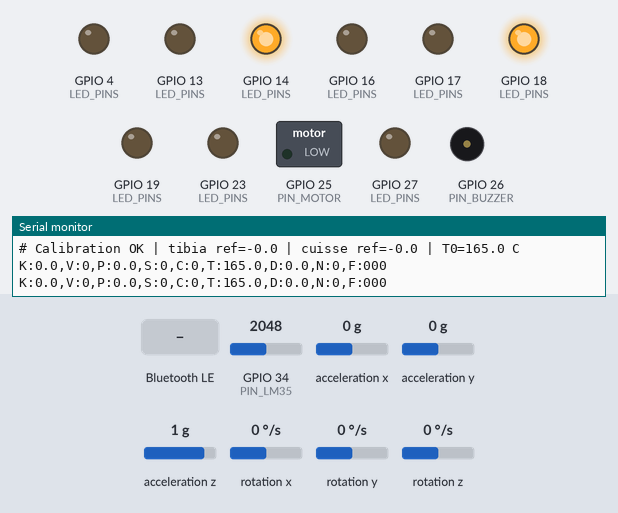
This sketch was run on a simulated ESP32. Parts: switched loads named in the sketch (green lamp = pin HIGH), output pins drawn as LEDs (lit = HIGH), buzzer (waves = sounding, pin HIGH), the last lines printed to the serial monitor. Wiring (inferred from the names in the program): MPU-6050 motion sensor at I2C address 0x68; MPU-6050 motion sensor at I2C address 0x69. Inputs (shaded band) come from the test bench; at power-on: GPIO 34 (PIN_LM35) = 2048, acceleration x 0 g, acceleration y 0 g, acceleration z 1 g, rotation x 0 °/s, rotation y 0 °/s, rotation z 0 °/s (analog values on the 0–4095 scale). Nothing arrives over Bluetooth unless stated; a phone connects over Bluetooth LE 3 s after start.

Above: at 4.0 s.
4.1 s: GPIO 34 (PIN_LM35) set to 2095
At 6.99 s:
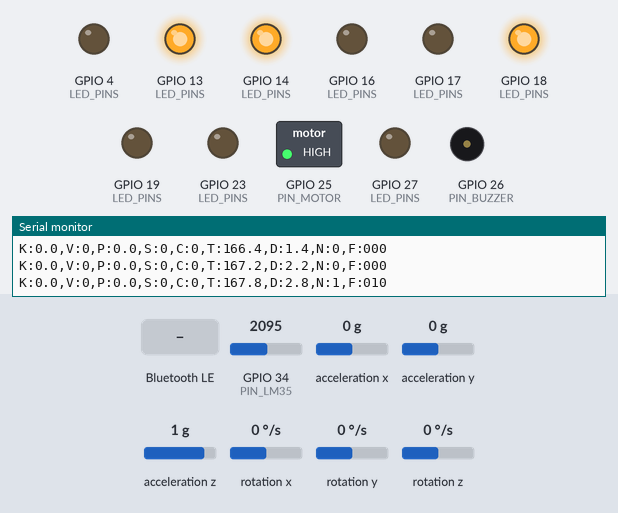
7.1 s: Bluetooth LE write "C" received
At 8.4 s:
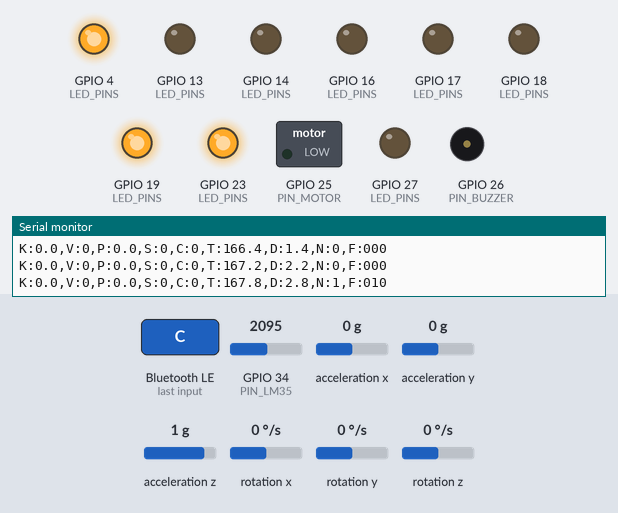
8.7 s: Bluetooth LE write "c" received
At 10.0 s:
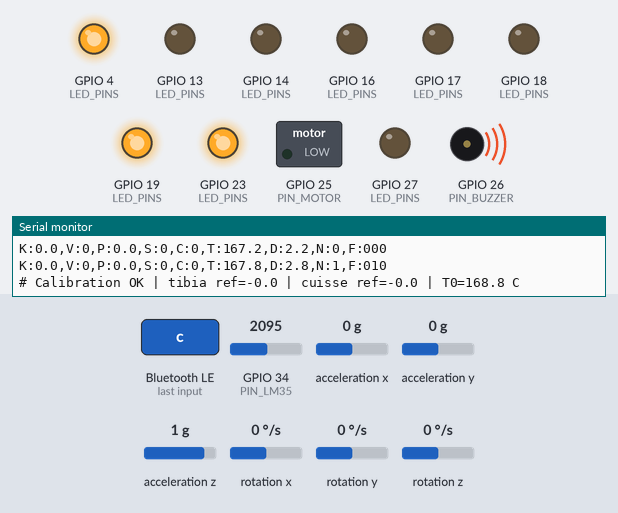
Timing chart, 0 to 14.3 s (numbered marks = the images above; inputs shaded):
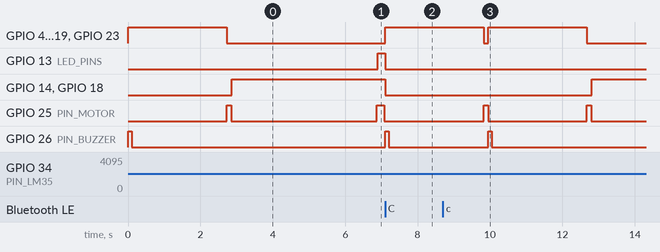

The sketch:

worksafe_v2.ino
```cpp
/*
  WORKSAFE v2 - Firmware embarque ESP32
  Materiel : ESP32, 2 x MPU-6050 (tibia 0x68 / cuisse 0x69), LM35, moteur vibrant (+ transistor),
             buzzer actif, 3 LED RGB, batterie Li-Po + TP4056

  Fonctions :
   - Angle reel du genou (cuisse/tibia), vitesse angulaire, hyperextension
   - Chocs, foulees, cadence (MPU tibia)
   - Fatigue : hausse des chocs, baisse d'amplitude de flexion, baisse de cadence
   - Echauffement (LM35)
   - Instabilite laterale (rotation hors plan sagittal)
   - Decision : danger si 1 indicateur critique OU 2 indicateurs en attention
   - Alertes : LED RGB, moteur vibrant, buzzer
   - BLE (Nordic UART) : trame 1 Hz + commandes 'C' (calibration) et 'M' (mute)
   - Log CSV pour dataset IA

  Si le MPU cuisse (0x69) est absent : mode 1 capteur (angle = inclinaison du tibia).
  Aucune bibliotheque externe a installer.
*/
#include <Arduino.h>
#include <Wire.h>
#include <BLEDevice.h>
#include <BLEServer.h>
#include <BLEUtils.h>
#include <BLE2902.h>

// ===================== OPTIONS =====================
#define USE_MOTOR         1   // moteur vibrant branche (transistor + 1k)
#define USE_RGB           1   // LED RGB branchees (resistance sur la patte commune)
#define LED_COMMON_ANODE  0   // 0 = cathode commune, 1 = anode commune
#define BUZZER_ON_WARN    0   // 1 = le buzzer sonne aussi au niveau ATTENTION
#define USE_BATT_SENSE    0   // 1 = diviseur 100k/100k sur GPIO35
#define KNEE_SIGN         1   // mettre -1 si l'angle diminue quand tu fléchis le genou
#define LOG_CSV           0   // 1 = log CSV sur Serial (dataset IA)
#define LOG_CSV_DIV       4   // 1 ligne toutes les 4 mesures (50 Hz)

// ===================== BROCHES =====================
#define PIN_SDA     21
#define PIN_SCL     22
#define PIN_LM35    34
#define PIN_VBAT    35
#define PIN_MOTOR   25
#define PIN_BUZZER  26
// LED RGB : {R, G, B}   LED1 = niveau, LED2 = BLE, LED3 = systeme / foulees
const uint8_t LED_PINS[3][3] = {{13, 14, 27}, {16, 17, 18}, {19, 23, 4}};

// ===================== SEUILS (a calibrer par athlete) =====================
#define STEP_G           2.0f    // detection d'une foulee (g, tibia)
#define IMPACT_G         3.0f    // comptage des chocs
#define PEAK_WARN_G      5.0f
#define PEAK_DANGER_G    8.0f
#define ANGLE_WARN       120.0f  // flexion (deg)
#define ANGLE_DANGER     140.0f
#define HYPER_WARN       -5.0f   // hyperextension (deg)
#define HYPER_DANGER     -10.0f
#define VEL_WARN         700.0f  // vitesse angulaire du genou (deg/s)
#define VEL_DANGER       900.0f
#define LAT_WARN         300.0f  // rotation hors plan sagittal (deg/s)
#define LAT_DANGER       500.0f
#define DT_WARN          2.5f    // echauffement vs repos (C)
#define DT_DANGER        4.0f
#define BASE_STRIDES     100     // foulees pour fixer la reference de fatigue
#define FAT_PEAK_WARN    25.0f   // hausse des chocs (%)
#define FAT_PEAK_DANGER  50.0f
#define FAT_AMP_WARN     15.0f   // baisse d'amplitude de flexion (%)
#define FAT_AMP_DANGER   25.0f
#define FAT_CAD_WARN     10.0f   // baisse de cadence (%)
#define FAT_CAD_DANGER   20.0f

#define RAD2DEG 57.2958f

// ===================== IMU =====================
struct Imu {
  uint8_t addr; bool ok;
  float ax, ay, az, gx, gy, gz;
  float bx, by, bz;          // biais gyro
  float raw, ref, ang;       // angle brut, reference, angle relatif
};
Imu shank = {0x68, false};   // tibia  (AD0 -> GND)
Imu thigh = {0x69, false};   // cuisse (AD0 -> 3V3)

// (struct Hold declaree ici, avant toute fonction : exigence du pre-processeur Arduino)
struct Hold { uint8_t lvl; unsigned long until; };

void mpuWrite(uint8_t a, uint8_t reg, uint8_t val) {
  Wire.beginTransmission(a); Wire.write(reg); Wire.write(val); Wire.endTransmission();
}
bool mpuInit(Imu &m) {
  Wire.beginTransmission(m.addr);
  if (Wire.endTransmission() != 0) return false;
  mpuWrite(m.addr, 0x6B, 0x00);   // reveil
  mpuWrite(m.addr, 0x1A, 0x01);   // filtre ~184 Hz
  mpuWrite(m.addr, 0x19, 0x04);   // 1 kHz / 5 = 200 Hz
  mpuWrite(m.addr, 0x1B, 0x18);   // gyro  +-2000 deg/s -> 16.4 LSB
  mpuWrite(m.addr, 0x1C, 0x18);   // accel +-16 g       -> 2048 LSB/g
  return true;
}
bool mpuRead(Imu &m) {
  Wire.beginTransmission(m.addr); Wire.write(0x3B);
  if (Wire.endTransmission(false) != 0) return false;
  if (Wire.requestFrom(m.addr, (uint8_t)14) != 14) return false;
  int16_t v[7];
  for (int i = 0; i < 7; i++) { uint8_t hi = Wire.read(); uint8_t lo = Wire.read(); v[i] = (hi << 8) | lo; }
  m.ax = v[0] / 2048.0f; m.ay = v[1] / 2048.0f; m.az = v[2] / 2048.0f;
  m.gx = v[4] / 16.4f - m.bx; m.gy = v[5] / 16.4f - m.by; m.gz = v[6] / 16.4f - m.bz;
  return true;
}
float wrap180(float a) { while (a > 180) a -= 360; while (a < -180) a += 360; return a; }

// Filtre complementaire : rotation autour de l'axe Y du module (axe du genou)
void updateAngle(Imu &m, float dt) {
  float mag = sqrtf(m.ax * m.ax + m.ay * m.ay + m.az * m.az);
  float acc = atan2f(-m.ax, m.az) * RAD2DEG;
  m.raw += m.gy * dt;
  if (mag > 0.7f && mag < 1.3f) m.raw += 0.02f * wrap180(acc - m.raw);
  m.raw = wrap180(m.raw);
  m.ang = wrap180(m.raw - m.ref);
}

// ===================== ETAT =====================
float tempC = 30, baseTemp = 30;
float knee = 0, kneeVel = 0, latRate = 0, vbat = 0;
float peakMax = 0, lastPeak = 0, strideMaxFlex = -999;
float pkEma = 0, ampEma = 0, ivEma = 0, basePk = 0, baseAmp = 0, baseIv = 0;
uint32_t strides = 0, impacts = 0;
bool inPeak = false, calibrating = false, mute = false;
unsigned long peakStartMs = 0, prevStartMs = 0, stepFlashUntil = 0;
unsigned long lastUs = 0;
uint8_t level = 0, lastLevel = 0, impactNew = 0;
uint16_t flags = 0;
unsigned long lastAlertMs = 0, raiseSince = 0, lowSince = 0;
volatile bool calibRequest = false;
bool bleConnected = false;
BLECharacteristic *txChar;

Hold hImp = {0, 0}, hVel = {0, 0}, hLat = {0, 0};
uint8_t holdUpdate(Hold &h, uint8_t nl, unsigned long now, unsigned long ms) {
  if (nl > 0 && nl >= h.lvl) { h.lvl = nl; h.until = now + ms; }
  else if (now >= h.until) h.lvl = nl;
  return h.lvl;
}

// ===================== SORTIES : LED / MOTEUR / BUZZER =====================
void setLed(uint8_t i, bool r, bool g, bool b) {
#if USE_RGB
  bool v[3] = {r, g, b};
  for (int c = 0; c < 3; c++) digitalWrite(LED_PINS[i][c], LED_COMMON_ANODE ? !v[c] : v[c]);
#endif
}
void updateLeds(unsigned long now) {
  bool b2 = (now / 250) % 2, b1 = (now / 500) % 2;
  if (calibrating) return;
  // LED1 : niveau (vert / orange / rouge clignotant)
  if (level == 0) setLed(0, 0, 1, 0); else if (level == 1) setLed(0, 1, 1, 0); else setLed(0, b2, 0, 0);
  // LED2 : BLE (bleu fixe = connecte, clignotant = en attente)
  setLed(1, 0, 0, bleConnected ? 1 : b1);
  // LED3 : erreur capteur (rouge) / foulee detectee (cyan)
  if (!shank.ok) setLed(2, b2, 0, 0);
  else if (now < stepFlashUntil) setLed(2, 0, 1, 1);
  else setLed(2, 0, 0, 0);
}

const uint16_t PAT_WARN[]   = {200};
const uint16_t PAT_DANGER[] = {150, 100, 150, 100, 400};
const uint16_t *pat; uint8_t patLen = 0, patIdx = 0;
bool patActive = false, patBuzzer = false;
unsigned long patT = 0;
void setOut(bool on) {
#if USE_MOTOR
  digitalWrite(PIN_MOTOR, on);
#endif
  digitalWrite(PIN_BUZZER, on && patBuzzer && !mute);
}
void startPattern(const uint16_t *p, uint8_t n, bool buzzer) {
  pat = p; patLen = n; patIdx = 0; patBuzzer = buzzer; patT = millis(); patActive = true; setOut(true);
}
void updatePattern() {
  if (!patActive) return;
  if (millis() - patT >= pat[patIdx]) {
    patIdx++; patT = millis();
    if (patIdx >= patLen) { patActive = false; setOut(false); }
    else setOut(patIdx % 2 == 0);
  }
}

// ===================== CAPTEURS ANALOGIQUES =====================
float readLM35() {
  uint32_t s = 0;
  for (int i = 0; i < 32; i++) s += analogReadMilliVolts(PIN_LM35);
  return (s / 32.0f) / 10.0f;
}
float readVbat() {
  uint32_t s = 0;
  for (int i = 0; i < 16; i++) s += analogReadMilliVolts(PIN_VBAT);
  return (s / 16.0f) * 2.0f / 1000.0f;
}

// ===================== CALIBRATION =====================
// Athlete debout, jambe tendue, immobile ~2 s
void calibrate() {
  calibrating = true;
  setLed(0, 0, 0, 0); setLed(1, 0, 0, 0); setLed(2, 1, 1, 1);
  digitalWrite(PIN_BUZZER, HIGH); delay(100); digitalWrite(PIN_BUZZER, LOW);
  delay(1000);
  Imu *arr[2] = {&shank, &thigh};
  for (int k = 0; k < 2; k++) { arr[k]->bx = arr[k]->by = arr[k]->bz = 0; }
  double s[2][5] = {{0}}; int n[2] = {0, 0};
  for (int i = 0; i < 200; i++) {
    for (int k = 0; k < 2; k++) {
      if (!arr[k]->ok) continue;
      if (mpuRead(*arr[k])) {
        s[k][0] += arr[k]->ax; s[k][1] += arr[k]->az;
        s[k][2] += arr[k]->gx; s[k][3] += arr[k]->gy; s[k][4] += arr[k]->gz; n[k]++;
      }
    }
    delay(5);
  }
  for (int k = 0; k < 2; k++) {
    if (n[k] == 0) continue;
    arr[k]->bx = s[k][2] / n[k]; arr[k]->by = s[k][3] / n[k]; arr[k]->bz = s[k][4] / n[k];
    arr[k]->ref = atan2f(-s[k][0] / n[k], s[k][1] / n[k]) * RAD2DEG;
    arr[k]->raw = arr[k]->ref; arr[k]->ang = 0;
  }
  baseTemp = readLM35(); tempC = baseTemp;
  strides = 0; impacts = 0; inPeak = false; strideMaxFlex = -999;
  pkEma = ampEma = ivEma = basePk = baseAmp = baseIv = 0;
  level = lastLevel = 0; raiseSince = lowSince = 0;
  hImp = {0, 0}; hVel = {0, 0}; hLat = {0, 0};
  calibrating = false;
  setLed(2, 0, 0, 0);
#if USE_MOTOR
  digitalWrite(PIN_MOTOR, HIGH); delay(120); digitalWrite(PIN_MOTOR, LOW);
#endif
  lastUs = micros();
  Serial.printf("# Calibration OK | tibia ref=%.1f | cuisse ref=%.1f | T0=%.1f C\n", shank.ref, thigh.ref, baseTemp);
}

// ===================== BLE =====================
#define UUID_SVC "6E400001-B5A3-F393-E0A9-E50E24DCCA9E"
#define UUID_RX  "6E400002-B5A3-F393-E0A9-E50E24DCCA9E"
#define UUID_TX  "6E400003-B5A3-F393-E0A9-E50E24DCCA9E"
class SrvCb : public BLEServerCallbacks {
  void onConnect(BLEServer *s) { bleConnected = true; }
  void onDisconnect(BLEServer *s) { bleConnected = false; BLEDevice::startAdvertising(); }
};
class RxCb : public BLECharacteristicCallbacks {
  void onWrite(BLECharacteristic *c) {
    auto v = c->getValue();
    if (v.length() == 0) return;
    if (v[0] == 'C' || v[0] == 'c') calibRequest = true;
    if (v[0] == 'M' || v[0] == 'm') mute = !mute;
  }
};
void initBLE() {
  BLEDevice::init("WorkSafe");
  BLEDevice::setMTU(185);
  BLEServer *srv = BLEDevice::createServer();
  srv->setCallbacks(new SrvCb());
  BLEService *svc = srv->createService(UUID_SVC);
  txChar = svc->createCharacteristic(UUID_TX, BLECharacteristic::PROPERTY_NOTIFY);
  txChar->addDescriptor(new BLE2902());
  BLECharacteristic *rx = svc->createCharacteristic(UUID_RX, BLECharacteristic::PROPERTY_WRITE);
  rx->setCallbacks(new RxCb());
  svc->start();
  BLEDevice::getAdvertising()->addServiceUUID(UUID_SVC);
  BLEDevice::startAdvertising();
}

// ===================== SETUP =====================
void setup() {
  Serial.begin(115200);
  setCpuFrequencyMhz(80);
  pinMode(PIN_MOTOR, OUTPUT);  digitalWrite(PIN_MOTOR, LOW);
  pinMode(PIN_BUZZER, OUTPUT); digitalWrite(PIN_BUZZER, LOW);
#if USE_RGB
  for (int i = 0; i < 3; i++) for (int c = 0; c < 3; c++) pinMode(LED_PINS[i][c], OUTPUT);
  for (int i = 0; i < 3; i++) setLed(i, 0, 0, 0);
#endif
  analogReadResolution(12);
  analogSetPinAttenuation(PIN_LM35, ADC_2_5db);
  analogSetPinAttenuation(PIN_VBAT, ADC_11db);

  Wire.begin(PIN_SDA, PIN_SCL);
  Wire.setClock(400000);
  shank.ok = mpuInit(shank);
  thigh.ok = mpuInit(thigh);
  while (!shank.ok) {
    Serial.println("# MPU tibia (0x68) introuvable : verifier SDA/SCL/AD0->GND");
    for (int i = 0; i < 3; i++) { setLed(2, 1, 0, 0); digitalWrite(PIN_BUZZER, HIGH); delay(100); digitalWrite(PIN_BUZZER, LOW); setLed(2, 0, 0, 0); delay(150); }
    delay(1000);
    shank.ok = mpuInit(shank);
  }
  if (!thigh.ok) Serial.println("# MPU cuisse (0x69) absent : mode 1 capteur (angle = inclinaison du tibia)");
  initBLE();
  Serial.println("# WorkSafe pret : jambe tendue, immobile, calibration en cours...");
  calibrate();
}

// ===================== LOOP =====================
void loop() {
  static unsigned long tSlow = 0, tOut = 0, tLed = 0;
  static uint32_t cnt = 0;
  unsigned long nowUs = micros();
  updatePattern();
  if (nowUs - lastUs < 5000) return;          // boucle a 200 Hz
  float dt = (nowUs - lastUs) / 1e6f; if (dt > 0.05f) dt = 0.005f;
  lastUs = nowUs;
  unsigned long now = millis();

  if (calibRequest) { calibRequest = false; calibrate(); return; }

  if (!mpuRead(shank)) return;
  if (thigh.ok) mpuRead(thigh);
  updateAngle(shank, dt);
  if (thigh.ok) {
    updateAngle(thigh, dt);
    knee = KNEE_SIGN * wrap180(shank.ang - thigh.ang);
    kneeVel = KNEE_SIGN * (shank.gy - thigh.gy);
  } else {
    knee = shank.ang; kneeVel = shank.gy;
  }
  latRate = sqrtf(shank.gx * shank.gx + shank.gz * shank.gz);
  if (knee > strideMaxFlex) strideMaxFlex = knee;

  // ---- Foulees et chocs (accelerometre du tibia) ----
  float mag = sqrtf(shank.ax * shank.ax + shank.ay * shank.ay + shank.az * shank.az);
  if (!inPeak) {
    if (mag > STEP_G && now - peakStartMs > 250) {
      inPeak = true; peakMax = mag; prevStartMs = peakStartMs; peakStartMs = now;
      stepFlashUntil = now + 60;
    }
  } else {
    if (mag > peakMax) peakMax = mag;
    if (mag < STEP_G * 0.8f) {
      inPeak = false; lastPeak = peakMax; strides++;
      float amp = strideMaxFlex; strideMaxFlex = -999;
      unsigned long iv = peakStartMs - prevStartMs;
      if (strides == 1) { pkEma = peakMax; ampEma = amp; }
      else {
        pkEma = 0.9f * pkEma + 0.1f * peakMax;
        ampEma = 0.9f * ampEma + 0.1f * amp;
        if (iv > 200 && iv < 2500) ivEma = (ivEma == 0) ? iv : 0.9f * ivEma + 0.1f * iv;
      }
      if (strides == BASE_STRIDES) { basePk = pkEma; baseAmp = ampEma; baseIv = ivEma; }
      if (peakMax > IMPACT_G) impacts++;
      impactNew = peakMax > PEAK_DANGER_G ? 2 : (peakMax > PEAK_WARN_G ? 1 : 0);
    }
  }

  // ---- Mesures lentes (2 Hz) ----
  if (now - tSlow >= 500) {
    tSlow = now;
    tempC = 0.8f * tempC + 0.2f * readLM35();
#if USE_BATT_SENSE
    vbat = readVbat();
#endif
  }
  float dT = tempC - baseTemp;
  float cadence = ivEma > 0 ? 60000.0f / ivEma : 0;   // foulees/min de la jambe equipee

  // ---- Niveaux par indicateur ----
  uint8_t lv[9] = {0};
  lv[0] = knee > ANGLE_DANGER ? 2 : (knee > ANGLE_WARN ? 1 : 0);
  lv[1] = knee < HYPER_DANGER ? 2 : (knee < HYPER_WARN ? 1 : 0);
  lv[2] = holdUpdate(hVel, fabsf(kneeVel) > VEL_DANGER ? 2 : (fabsf(kneeVel) > VEL_WARN ? 1 : 0), now, 800);
  lv[3] = holdUpdate(hImp, impactNew, now, 3000); impactNew = 0;
  lv[4] = dT >= DT_DANGER ? 2 : (dT >= DT_WARN ? 1 : 0);
  lv[5] = holdUpdate(hLat, latRate > LAT_DANGER ? 2 : (latRate > LAT_WARN ? 1 : 0), now, 800);
  bool running = strides > 0 && (now - peakStartMs < 5000);
  if (running && strides >= BASE_STRIDES && basePk > 0) {
    float pr = (pkEma / basePk - 1.0f) * 100.0f;
    lv[6] = pr >= FAT_PEAK_DANGER ? 2 : (pr >= FAT_PEAK_WARN ? 1 : 0);
    if (baseAmp > 20.0f) {
      float ad = (1.0f - ampEma / baseAmp) * 100.0f;
      lv[7] = ad >= FAT_AMP_DANGER ? 2 : (ad >= FAT_AMP_WARN ? 1 : 0);
    }
    if (baseIv > 0 && ivEma > 0) {
      float cd = (1.0f - baseIv / ivEma) * 100.0f;      // intervalle plus long = cadence plus basse
      lv[8] = cd >= FAT_CAD_DANGER ? 2 : (cd >= FAT_CAD_WARN ? 1 : 0);
    }
  }
  int nD = 0, nW = 0; flags = 0;
  for (int i = 0; i < 9; i++) { if (lv[i] == 2) nD++; if (lv[i] == 1) nW++; if (lv[i]) flags |= (1 << i); }
  uint8_t raw = (nD >= 1 || nW >= 2) ? 2 : (nW == 1 ? 1 : 0);

  // ---- Anti-rebond : montee confirmee 0.5 s, descente confirmee 2 s ----
  if (raw > level) {
    lowSince = 0; if (raiseSince == 0) raiseSince = now;
    if (now - raiseSince >= 500) { level = raw; raiseSince = 0; }
  } else if (raw < level) {
    raiseSince = 0; if (lowSince == 0) lowSince = now;
    if (now - lowSince >= 2000) { level = raw; lowSince = 0; }
  } else { raiseSince = lowSince = 0; }

  // ---- Alertes ----
  if (level > lastLevel) {
    startPattern(level == 2 ? PAT_DANGER : PAT_WARN, level == 2 ? 5 : 1, level == 2 || BUZZER_ON_WARN);
    lastAlertMs = now;
  } else if (level == 2 && now - lastAlertMs > 10000 && !patActive) {
    startPattern(PAT_DANGER, 5, true); lastAlertMs = now;
  }
  lastLevel = level;

  if (now - tLed >= 50) { tLed = now; updateLeds(now); }

  // ---- Log CSV ----
#if LOG_CSV
  if ((++cnt % LOG_CSV_DIV) == 0)
    Serial.printf("%lu,%.2f,%.2f,%.2f,%.1f,%.1f,%.1f,%.2f,%u\n", now, shank.ax, shank.ay, shank.az,
                  shank.gy, thigh.gy, knee, tempC, level);
#endif

  // ---- Trame 1 Hz : Serial + BLE ----
  if (now - tOut >= 1000) {
    tOut = now;
    char buf[140];
    int n = snprintf(buf, sizeof(buf), "K:%.1f,V:%.0f,P:%.1f,S:%lu,C:%.0f,T:%.1f,D:%.1f,N:%u,F:%03X",
                     knee, kneeVel, lastPeak, (unsigned long)strides, cadence, tempC, dT, level, flags);
#if USE_BATT_SENSE
    n += snprintf(buf + n, sizeof(buf) - n, ",B:%.2f", vbat);
#endif
#if !LOG_CSV
    Serial.println(buf);
#endif
    if (bleConnected) { txChar->setValue((uint8_t *)buf, n); txChar->notify(); }
  }
}
```

Measured:
- the behaviour switches between 2094 and 2095 on GPIO 34 (PIN_LM35) (found by bisection; images 0 and 1)
- after the input at 4.1 s, GPIO 13 (LED_PINS): LOW → HIGH after 2.8 s; GPIO 25 (PIN_MOTOR): LOW → HIGH after 2.8 s, → LOW 0.20 s later
- after the input at 7.1 s, GPIO 4 (LED_PINS), GPIO 19 (LED_PINS), GPIO 23 (LED_PINS): LOW → HIGH at once; GPIO 13 (LED_PINS), GPIO 14 (LED_PINS), GPIO 18 (LED_PINS): HIGH → LOW at once; GPIO 26 (PIN_BUZZER): LOW → HIGH at once, → LOW 0.10 s later
- after the input at 8.7 s, GPIO 14 (LED_PINS), GPIO 18 (LED_PINS): LOW → HIGH after 4.1 s instead of 1.3 s; GPIO 26 (PIN_BUZZER): LOW → HIGH after 1.3 s, → LOW 0.10 s later
